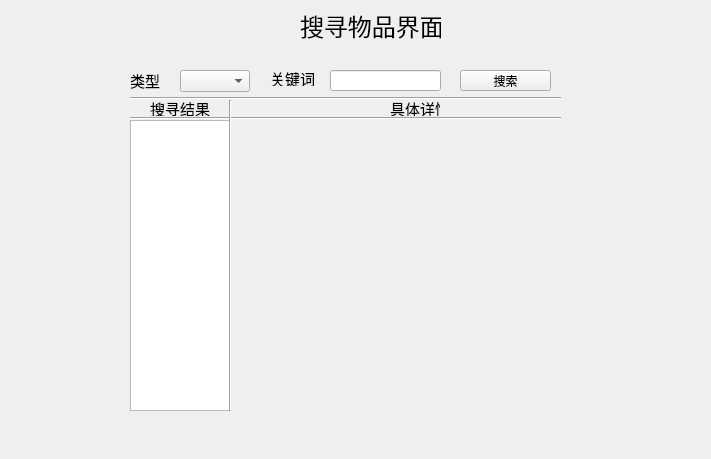
<?xml version="1.0" encoding="UTF-8"?>
<ui version="4.0">
 <class>SearchWindow</class>
 <widget class="QWidget" name="SearchWindow">
  <property name="geometry">
   <rect>
    <x>0</x>
    <y>0</y>
    <width>711</width>
    <height>459</height>
   </rect>
  </property>
  <property name="windowTitle">
   <string>Form</string>
  </property>
  <widget class="QLabel" name="label">
   <property name="geometry">
    <rect>
     <x>300</x>
     <y>10</y>
     <width>141</width>
     <height>31</height>
    </rect>
   </property>
   <property name="font">
    <font>
     <family>Agency FB</family>
     <pointsize>18</pointsize>
    </font>
   </property>
   <property name="text">
    <string>搜寻物品界面</string>
   </property>
  </widget>
  <widget class="QListWidget" name="listWidget">
   <property name="geometry">
    <rect>
     <x>130</x>
     <y>120</y>
     <width>101</width>
     <height>291</height>
    </rect>
   </property>
  </widget>
  <widget class="QStackedWidget" name="stackedWidget">
   <property name="geometry">
    <rect>
     <x>240</x>
     <y>120</y>
     <width>321</width>
     <height>291</height>
    </rect>
   </property>
   <property name="currentIndex">
    <number>-1</number>
   </property>
  </widget>
  <widget class="Line" name="line">
   <property name="geometry">
    <rect>
     <x>130</x>
     <y>90</y>
     <width>431</width>
     <height>16</height>
    </rect>
   </property>
   <property name="orientation">
    <enum>Qt::Horizontal</enum>
   </property>
  </widget>
  <widget class="QLabel" name="label_2">
   <property name="geometry">
    <rect>
     <x>150</x>
     <y>100</y>
     <width>61</width>
     <height>16</height>
    </rect>
   </property>
   <property name="font">
    <font>
     <family>Agency FB</family>
     <pointsize>11</pointsize>
    </font>
   </property>
   <property name="text">
    <string>搜寻结果</string>
   </property>
  </widget>
  <widget class="Line" name="line_2">
   <property name="geometry">
    <rect>
     <x>130</x>
     <y>110</y>
     <width>431</width>
     <height>16</height>
    </rect>
   </property>
   <property name="orientation">
    <enum>Qt::Horizontal</enum>
   </property>
  </widget>
  <widget class="QLabel" name="label_3">
   <property name="geometry">
    <rect>
     <x>390</x>
     <y>100</y>
     <width>50</width>
     <height>16</height>
    </rect>
   </property>
   <property name="font">
    <font>
     <family>Agency FB</family>
     <pointsize>11</pointsize>
    </font>
   </property>
   <property name="text">
    <string>具体详情</string>
   </property>
  </widget>
  <widget class="Line" name="line_3">
   <property name="geometry">
    <rect>
     <x>220</x>
     <y>100</y>
     <width>20</width>
     <height>311</height>
    </rect>
   </property>
   <property name="orientation">
    <enum>Qt::Vertical</enum>
   </property>
  </widget>
  <widget class="QLineEdit" name="searchKeyword">
   <property name="geometry">
    <rect>
     <x>330</x>
     <y>70</y>
     <width>111</width>
     <height>21</height>
    </rect>
   </property>
  </widget>
  <widget class="QLabel" name="label_4">
   <property name="geometry">
    <rect>
     <x>270</x>
     <y>70</y>
     <width>61</width>
     <height>16</height>
    </rect>
   </property>
   <property name="font">
    <font>
     <family>Agency FB</family>
     <pointsize>11</pointsize>
    </font>
   </property>
   <property name="text">
    <string>关键词</string>
   </property>
  </widget>
  <widget class="QPushButton" name="pushButton">
   <property name="geometry">
    <rect>
     <x>460</x>
     <y>70</y>
     <width>91</width>
     <height>21</height>
    </rect>
   </property>
   <property name="text">
    <string>搜索</string>
   </property>
  </widget>
  <widget class="QLabel" name="label_5">
   <property name="geometry">
    <rect>
     <x>130</x>
     <y>70</y>
     <width>51</width>
     <height>21</height>
    </rect>
   </property>
   <property name="font">
    <font>
     <family>Agency FB</family>
     <pointsize>11</pointsize>
    </font>
   </property>
   <property name="text">
    <string>类型</string>
   </property>
  </widget>
  <widget class="QComboBox" name="searchType">
   <property name="geometry">
    <rect>
     <x>180</x>
     <y>70</y>
     <width>70</width>
     <height>22</height>
    </rect>
   </property>
  </widget>
 </widget>
 <resources/>
 <connections/>
</ui>
